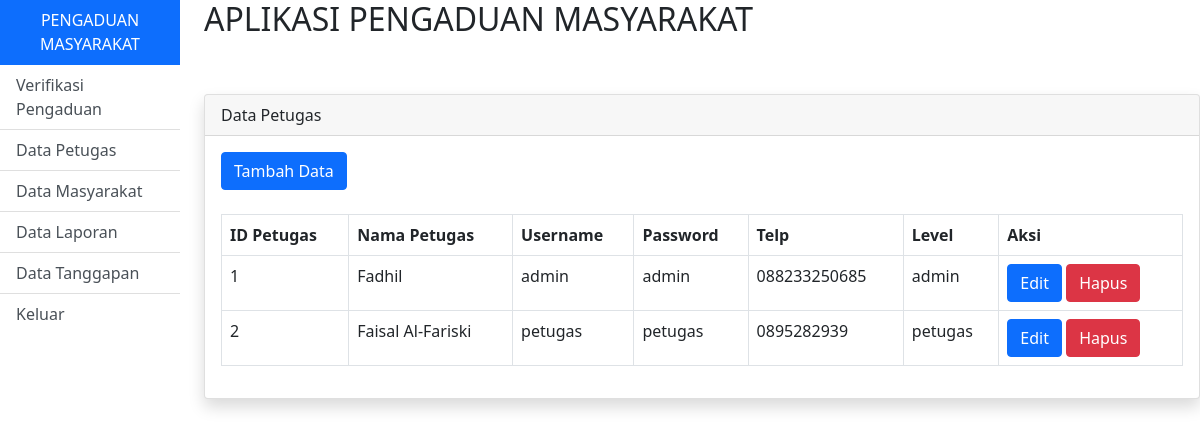
/project/data_petugas.php, run on the app's committed database.
### tables this page shows
CREATE TABLE `petugas` (
  `id_petugas` int(11) NOT NULL,
  `nama_petugas` varchar(35) NOT NULL,
  `username` varchar(25) NOT NULL,
  `password` varchar(32) NOT NULL,
  `telp` varchar(13) NOT NULL,
  `level` enum('admin','petugas') NOT NULL
);

### project/data_petugas.php (the view, shortened to what this page needs)
<!DOCTYPE html>
<html lang="en">
<head>
    <link href="css/bootstrap.css" rel="stylesheet">
</head>
<body>
 <div class="row">
            <div class="col-md-2">
               <div class="list-group-flush">
                  <a href="admin.php" class="list-group-item list-group-item-action active text-center" >
                    PENGADUAN MASYARAKAT
                    </a>
                    <a href="verifikasi_pengaduan_admin.php" class="list-group-item list-group-item-action">
                      Verifikasi Pengaduan
                    </a>
                    <a href="data_petugas.php" class="list-group-item list-group-item-action">
                      Data Petugas
                    </a>
                    <a href="data_masyarakat.php" class="list-group-item list-group-item-action">
                      Data Masyarakat
                    </a>
                    <a href="data_laporan.php" class="list-group-item list-group-item-action">
                      Data Laporan
                    </a>
                    <a href="data_tanggapan.php" class="list-group-item list-group-item-action">
                      Data Tanggapan
                    </a>
                    <a href="logout.php" class="list-group-item list-group-item-action">
                      Keluar</a>
                </div>
            </div>
            <div class="col-md-10">
           <h2>APLIKASI PENGADUAN MASYARAKAT</h2>
           <br><br>
          <div class="card shadow">
            <div class="card-header">
              Data Petugas
            </div>
            <div class="card-body">
                <a href="tambah_petugas.php" class="btn btn-primary">
                   Tambah Data
                </a><br><br>
                <table class="table table-bordered">
                    <tr>
                      <th>ID Petugas</th>
                      <th>Nama Petugas</th>
                      <th>Username</th>
                      <th>Password</th>
                      <th>Telp</th>
                      <th>Level</th>
                      <th>Aksi</th>
                    </tr>
                  <?php
                  $koneksi = mysqli_connect("localhost","root","","latihan_ukk") or die (mysqli_connect_error());
                  $sql=mysqli_query($koneksi,"SELECT * from petugas");
                  while ($data=mysqli_fetch_array($sql)) {
                  ?>
                    <tr>
                        <td><?php echo $data['id_petugas']; ?></td>
                        <td><?php echo $data['nama_petugas']; ?></td>
                        <td><?php echo $data['username']; ?></td>
                        <td><?php echo $data['password']; ?></td>
                        <td><?php echo $data['telp']; ?></td>
                        <td><?php echo $data['level']; ?></td>
                    <td>
                    <a href="edit_petugas.php?id=<?php echo $data['id_petugas']; ?>" class="btn btn-primary">Edit
                    </a>
                    <a href="hapus_petugas.php?id=<?php echo $data['id_petugas']; ?>" class="btn btn-danger btn-circle" onclick= "return confirm('Yakin Mau Hapus?')">Hapus
                    </a>
                    </td>
                    </tr>
                <?php } ?>
                  </table>
              </div>
            </div>
          </div>
        </div>
</body>
</html>

### data on the page
petugas: id_petugas "1", nama_petugas "Fadhil", username "admin", password "admin", telp "088233250685", level "admin"
petugas: id_petugas "2", nama_petugas "Faisal Al-Fariski", username "petugas", password "petugas", telp "0895282939", level "petugas"
